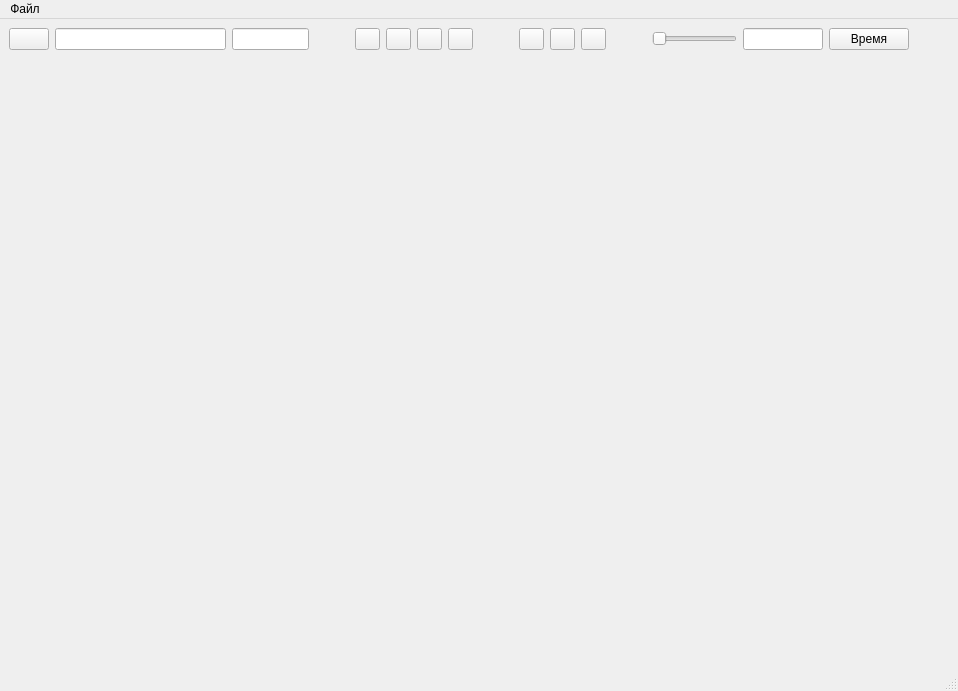
<?xml version="1.0" encoding="UTF-8"?>
<ui version="4.0">
 <class>QTrends</class>
 <widget class="QMainWindow" name="QTrends">
  <property name="geometry">
   <rect>
    <x>0</x>
    <y>0</y>
    <width>958</width>
    <height>691</height>
   </rect>
  </property>
  <property name="windowTitle">
   <string>MainWindow</string>
  </property>
  <widget class="QWidget" name="centralwidget">
   <layout class="QVBoxLayout" name="verticalLayout_2">
    <item>
     <layout class="QVBoxLayout" name="verticalLayout">
      <item>
       <layout class="QHBoxLayout" name="horizontalLayout_2">
        <item>
         <layout class="QHBoxLayout" name="horizontalLayout">
          <item>
           <widget class="QPushButton" name="ShowVars">
            <property name="text">
             <string/>
            </property>
            <property name="icon">
             <iconset resource="../Icons.qrc">
              <normaloff>:/List.png</normaloff>:/List.png</iconset>
            </property>
           </widget>
          </item>
          <item>
           <widget class="QLineEdit" name="SelVar">
            <property name="sizePolicy">
             <sizepolicy hsizetype="Expanding" vsizetype="Fixed">
              <horstretch>200</horstretch>
              <verstretch>0</verstretch>
             </sizepolicy>
            </property>
            <property name="alignment">
             <set>Qt::AlignmentFlag::AlignRight|Qt::AlignmentFlag::AlignTrailing|Qt::AlignmentFlag::AlignVCenter</set>
            </property>
           </widget>
          </item>
          <item>
           <widget class="QLineEdit" name="SelValue">
            <property name="sizePolicy">
             <sizepolicy hsizetype="Expanding" vsizetype="Fixed">
              <horstretch>90</horstretch>
              <verstretch>0</verstretch>
             </sizepolicy>
            </property>
           </widget>
          </item>
          <item>
           <spacer name="horizontalSpacer">
            <property name="orientation">
             <enum>Qt::Orientation::Horizontal</enum>
            </property>
            <property name="sizeHint" stdset="0">
             <size>
              <width>40</width>
              <height>20</height>
             </size>
            </property>
           </spacer>
          </item>
          <item>
           <widget class="QPushButton" name="Back">
            <property name="sizePolicy">
             <sizepolicy hsizetype="Fixed" vsizetype="Fixed">
              <horstretch>0</horstretch>
              <verstretch>0</verstretch>
             </sizepolicy>
            </property>
            <property name="maximumSize">
             <size>
              <width>25</width>
              <height>16777215</height>
             </size>
            </property>
            <property name="text">
             <string/>
            </property>
            <property name="icon">
             <iconset resource="../Icons.qrc">
              <normaloff>:/icons8-перемотка-назад-30.png</normaloff>:/icons8-перемотка-назад-30.png</iconset>
            </property>
           </widget>
          </item>
          <item>
           <widget class="QPushButton" name="Forvard">
            <property name="sizePolicy">
             <sizepolicy hsizetype="Fixed" vsizetype="Fixed">
              <horstretch>0</horstretch>
              <verstretch>0</verstretch>
             </sizepolicy>
            </property>
            <property name="maximumSize">
             <size>
              <width>25</width>
              <height>16777215</height>
             </size>
            </property>
            <property name="text">
             <string/>
            </property>
            <property name="icon">
             <iconset resource="../Icons.qrc">
              <normaloff>:/icons8-fast-forward-30.png</normaloff>:/icons8-fast-forward-30.png</iconset>
            </property>
           </widget>
          </item>
          <item>
           <widget class="QPushButton" name="Pause">
            <property name="sizePolicy">
             <sizepolicy hsizetype="Fixed" vsizetype="Fixed">
              <horstretch>0</horstretch>
              <verstretch>0</verstretch>
             </sizepolicy>
            </property>
            <property name="maximumSize">
             <size>
              <width>25</width>
              <height>16777215</height>
             </size>
            </property>
            <property name="text">
             <string/>
            </property>
            <property name="icon">
             <iconset resource="../Icons.qrc">
              <normaloff>:/pause_24.png</normaloff>:/pause_24.png</iconset>
            </property>
           </widget>
          </item>
          <item>
           <widget class="QPushButton" name="Continue">
            <property name="sizePolicy">
             <sizepolicy hsizetype="Fixed" vsizetype="Fixed">
              <horstretch>0</horstretch>
              <verstretch>0</verstretch>
             </sizepolicy>
            </property>
            <property name="maximumSize">
             <size>
              <width>25</width>
              <height>16777215</height>
             </size>
            </property>
            <property name="text">
             <string/>
            </property>
            <property name="icon">
             <iconset resource="../Icons.qrc">
              <normaloff>:/icons8-продолжить-воспроизведение-50.png</normaloff>:/icons8-продолжить-воспроизведение-50.png</iconset>
            </property>
           </widget>
          </item>
          <item>
           <spacer name="horizontalSpacer_2">
            <property name="orientation">
             <enum>Qt::Orientation::Horizontal</enum>
            </property>
            <property name="sizeHint" stdset="0">
             <size>
              <width>40</width>
              <height>20</height>
             </size>
            </property>
           </spacer>
          </item>
          <item>
           <widget class="QPushButton" name="Up">
            <property name="sizePolicy">
             <sizepolicy hsizetype="Fixed" vsizetype="Fixed">
              <horstretch>0</horstretch>
              <verstretch>0</verstretch>
             </sizepolicy>
            </property>
            <property name="maximumSize">
             <size>
              <width>25</width>
              <height>16777215</height>
             </size>
            </property>
            <property name="text">
             <string/>
            </property>
            <property name="icon">
             <iconset resource="../Icons.qrc">
              <normaloff>:/Up.png</normaloff>:/Up.png</iconset>
            </property>
           </widget>
          </item>
          <item>
           <widget class="QPushButton" name="Down">
            <property name="sizePolicy">
             <sizepolicy hsizetype="Fixed" vsizetype="Fixed">
              <horstretch>0</horstretch>
              <verstretch>0</verstretch>
             </sizepolicy>
            </property>
            <property name="maximumSize">
             <size>
              <width>25</width>
              <height>16777215</height>
             </size>
            </property>
            <property name="text">
             <string/>
            </property>
            <property name="icon">
             <iconset resource="../Icons.qrc">
              <normaloff>:/Down.png</normaloff>:/Down.png</iconset>
            </property>
           </widget>
          </item>
          <item>
           <widget class="QPushButton" name="Align">
            <property name="sizePolicy">
             <sizepolicy hsizetype="Fixed" vsizetype="Fixed">
              <horstretch>0</horstretch>
              <verstretch>0</verstretch>
             </sizepolicy>
            </property>
            <property name="maximumSize">
             <size>
              <width>25</width>
              <height>16777215</height>
             </size>
            </property>
            <property name="text">
             <string/>
            </property>
            <property name="icon">
             <iconset resource="../Icons.qrc">
              <normaloff>:/Align.png</normaloff>:/Align.png</iconset>
            </property>
           </widget>
          </item>
          <item>
           <spacer name="horizontalSpacer_3">
            <property name="orientation">
             <enum>Qt::Orientation::Horizontal</enum>
            </property>
            <property name="sizeHint" stdset="0">
             <size>
              <width>40</width>
              <height>20</height>
             </size>
            </property>
           </spacer>
          </item>
          <item>
           <widget class="QSlider" name="ScaleT">
            <property name="sizePolicy">
             <sizepolicy hsizetype="Expanding" vsizetype="Fixed">
              <horstretch>100</horstretch>
              <verstretch>10</verstretch>
             </sizepolicy>
            </property>
            <property name="maximumSize">
             <size>
              <width>200</width>
              <height>16777215</height>
             </size>
            </property>
            <property name="orientation">
             <enum>Qt::Orientation::Horizontal</enum>
            </property>
           </widget>
          </item>
          <item>
           <widget class="QLineEdit" name="step">
            <property name="sizePolicy">
             <sizepolicy hsizetype="Expanding" vsizetype="Fixed">
              <horstretch>10</horstretch>
              <verstretch>0</verstretch>
             </sizepolicy>
            </property>
            <property name="minimumSize">
             <size>
              <width>80</width>
              <height>0</height>
             </size>
            </property>
            <property name="maximumSize">
             <size>
              <width>60</width>
              <height>16777215</height>
             </size>
            </property>
            <property name="alignment">
             <set>Qt::AlignmentFlag::AlignRight|Qt::AlignmentFlag::AlignTrailing|Qt::AlignmentFlag::AlignVCenter</set>
            </property>
            <property name="readOnly">
             <bool>true</bool>
            </property>
           </widget>
          </item>
          <item>
           <widget class="QPushButton" name="TimeStep">
            <property name="maximumSize">
             <size>
              <width>90</width>
              <height>16777215</height>
             </size>
            </property>
            <property name="baseSize">
             <size>
              <width>100</width>
              <height>0</height>
             </size>
            </property>
            <property name="text">
             <string>Время</string>
            </property>
           </widget>
          </item>
          <item>
           <spacer name="horizontalSpacer_4">
            <property name="orientation">
             <enum>Qt::Orientation::Horizontal</enum>
            </property>
            <property name="sizeHint" stdset="0">
             <size>
              <width>40</width>
              <height>20</height>
             </size>
            </property>
           </spacer>
          </item>
         </layout>
        </item>
       </layout>
      </item>
      <item>
       <widget class="ShowTrends" name="Wnd" native="true">
        <property name="sizePolicy">
         <sizepolicy hsizetype="Preferred" vsizetype="Preferred">
          <horstretch>0</horstretch>
          <verstretch>90</verstretch>
         </sizepolicy>
        </property>
       </widget>
      </item>
     </layout>
    </item>
   </layout>
  </widget>
  <widget class="QMenuBar" name="menubar">
   <property name="geometry">
    <rect>
     <x>0</x>
     <y>0</y>
     <width>958</width>
     <height>22</height>
    </rect>
   </property>
   <widget class="QMenu" name="menu">
    <property name="title">
     <string>Файл</string>
    </property>
    <addaction name="action"/>
    <addaction name="action_2"/>
   </widget>
   <addaction name="menu"/>
  </widget>
  <widget class="QStatusBar" name="statusbar"/>
  <action name="action">
   <property name="text">
    <string>Открыть</string>
   </property>
  </action>
  <action name="action_2">
   <property name="text">
    <string>Закрыть</string>
   </property>
  </action>
 </widget>
 <customwidgets>
  <customwidget>
   <class>ShowTrends</class>
   <extends>QWidget</extends>
   <header>showtrends.h</header>
   <container>1</container>
  </customwidget>
 </customwidgets>
 <resources>
  <include location="../Icons.qrc"/>
 </resources>
 <connections/>
</ui>
